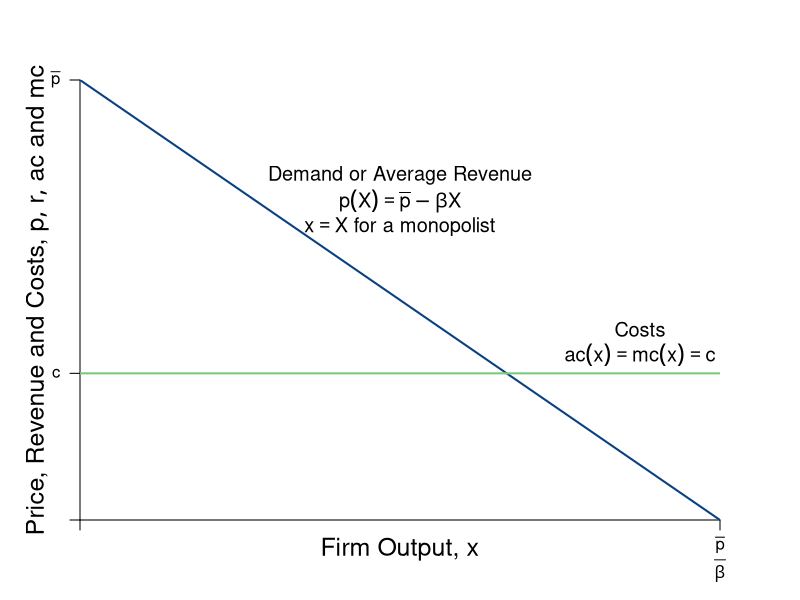

This chart was generated by the following R code:
#Graph Designer: Simon Halliday
#Authors: Bowles, Foley and Halliday
#Title: Coordination, Conflict and Competition: A Text in Microeconomics

require(shape)
pdf(file = "competitionmarkets/demand_cost_initial.pdf", width = 9, height = 7)

#Set parameters for graphics
axislabelsize <- 1.5
labelsize <- 1.2
graphlinewidth <- 2
segmentlinewidth <- 1.8

COL <- c("#7fc97f", "#beaed4", "#fdc086", "#ffff99", "#386cb0", "#f0027f", "#bf5b17", "#666666")
COLA <- c("#e0f3db", "#99d8c9","#66c2a4","#41ae76", "#238b45", "#005824")
COLB <- c("#c6dbef", "#4eb3d3", "#2b8cbe", "#0868ac","#084081")

#Edited the margins to cater for the larger LHS labels
par(mar =  c(4, 4, 4, 4))

AvgRevenue <- function(x, rmax = 12, xmax = 12){
  rmax - (rmax/xmax)*x
}

MRevenue <- function(x, rmax = 12, xmax = 12){
  rmax - 2*(rmax/xmax)*x
}

AvgCost <- function(x, c0 = 2, c1 = 4){
  c0/x + c1
}

xlims <- c(0, 12)
ylims <- c(0, 12)

npts <- 501 
x <- seq(xlims[1], xlims[2], length.out = npts)
y <- seq(ylims[1], ylims[2], length.out = npts) 
a <- c(13, 16.75, 19.25)

plot(0, 0, xlim = xlims, ylim = ylims, type = "n",
     xlab = expression(paste("")),
     ylab = expression(paste("")), 
     xaxt = "n", 
     yaxt = "n", 
     cex.lab = axislabelsize, 
     bty = "n",
     xaxs="i", 
     yaxs="i")

# ticksy <- seq(from = ylims[1], to = ylims[2], by = 1)
# ylabels <- seq(from = ylims[1], to = ylims[2], by = 1)
# ticksx <- seq(from = xlims[1], to = xlims[2], by = 1)
# xlabels <- seq(from = xlims[1], to = xlims[2], by = 1)
ticksy <- c(0, 4,  ylims[2])
ylabels <- c(NA, expression(paste(c)),  expression(paste(bar(p))))
ticksx <- c(0,  xlims[2])
xlabels <- c(NA, expression(paste(frac(bar(p),beta))))

axis(1, at = ticksx, pos = 0, labels = FALSE)
text(x = c(0, xlims[2]), par("usr")[3] - 0.4, labels = xlabels, srt = 0, pos = 1, xpd = TRUE)
axis(2, at = ticksy, pos = 0, labels = ylabels, las = 1)

npts <- 500 
xx1 <- seq(xlims[1], xlims[2], length.out = npts)
xx3 <- seq(2, 6, length.out = npts)

# #Draw the polygon for profit
# xpoly1 <- c(0, 4, 4, 0, 0)
# ypoly1 <- c(4, 4, AvgRevenue(x = 4), AvgRevenue(x = 4), 4)
# polygon(x = xpoly1, y = ypoly1, col=COLA[1], density=NULL, border = NA)
# 
# #Draw the polygon for costs
# xpoly2 <- c(0, 4, 4, 0, 0)
# ypoly2 <- c(0, 0, 4, 4, 4)
# polygon(x = xpoly2, y = ypoly2, col=COLB[1], density=NULL, border = NA)

#lines(xx1, bcA(xx1, w = 10, p = 1.5), col = COLB[3], lwd = graphlinewidth)
lines(xx1, AvgRevenue(xx1, rmax = 12, xmax = 12), col = COLB[5], lwd = graphlinewidth)
#lines(xx1, MRevenue(xx1, rmax = 12, xmax = 12), col = COLB[4], lwd = graphlinewidth)
#lines(xx1, AvgCost(xx1, c0 = 2, c1 = 4), col = COLA[5], lwd = graphlinewidth)

#Label the axes
text(0.5*(xlims[2]), -0.8, expression(paste("Firm Output, ", x)), xpd = TRUE, cex = axislabelsize) 
#mtext(expression(paste("Quantity of output, ", x)), side=1, line = 2.5, cex = axislabelsize)
text(-0.8, 0.5*ylims[2], expression(paste("Price, Revenue and Costs, ", list(p, r, ac), " and ", mc)), xpd = TRUE, cex = axislabelsize, srt = 90) 

#Label curves
text(10.5, 5.2, expression(paste("Costs")), cex = labelsize)
text(10.5, 4.5, expression(paste(ac(x) == mc(x),phantom() == c)), cex = labelsize)

text(6, 9.4, expression(paste("Demand or Average Revenue")), cex = labelsize)
text(6, 8.7, expression(paste(p(X) == bar(p) - beta*X )), cex = labelsize)
text(6, 8, expression(paste(x == X, " for a monopolist" )), cex = labelsize)

#text(5.8, 2.8, expression(paste(mr(x))), cex = labelsize)

#Labels cost and profit areas
# text(2, 0.5*AvgCost(x = 4), expression("Total Costs"), cex = labelsize)
# text(2, 6, expression("Economic"), cex = labelsize)
# text(2, 5.5, expression("Profit"), cex = labelsize)

#Draw segments for total costs
# segments(0, AvgRevenue(x = 4), 4, AvgRevenue(x = 4), lty = 2, col = "gray" , lwd = segmentlinewidth)
# segments(4, 0, 4, AvgRevenue(x = 4), lty = 2, col = "gray" , lwd = segmentlinewidth)

#Marginal costs
segments(0, 4, xlims[2], 4, lty = 1, col = COL[1] , lwd = graphlinewidth)

#Label Points for comparison
# points(4, MRevenue(x = 4), pch = 16, col = "black", cex = 1.5)
# text(3.8, MRevenue(x = 4) - 0.4, expression(i), cex = labelsize)


# points(4, AvgRevenue(x = 4), pch = 16, col = "black", cex = 1.5)
# text(4.2, AvgRevenue(x = 4) + 0.4, expression(h), cex = labelsize)


#Arrow to mr = mc
# text(7.5, 9.5, expression(paste("Profit Maximum at")), cex = labelsize)
# text(7.5, 9, expression(paste(mr == mc)), cex = labelsize)
# Arrows(6.1, 9.2, 4.2, 4.3, col = "black", lty = 1, lwd = 2, arr.type = "triangle", arr.lwd = 0.5)



dev.off()
